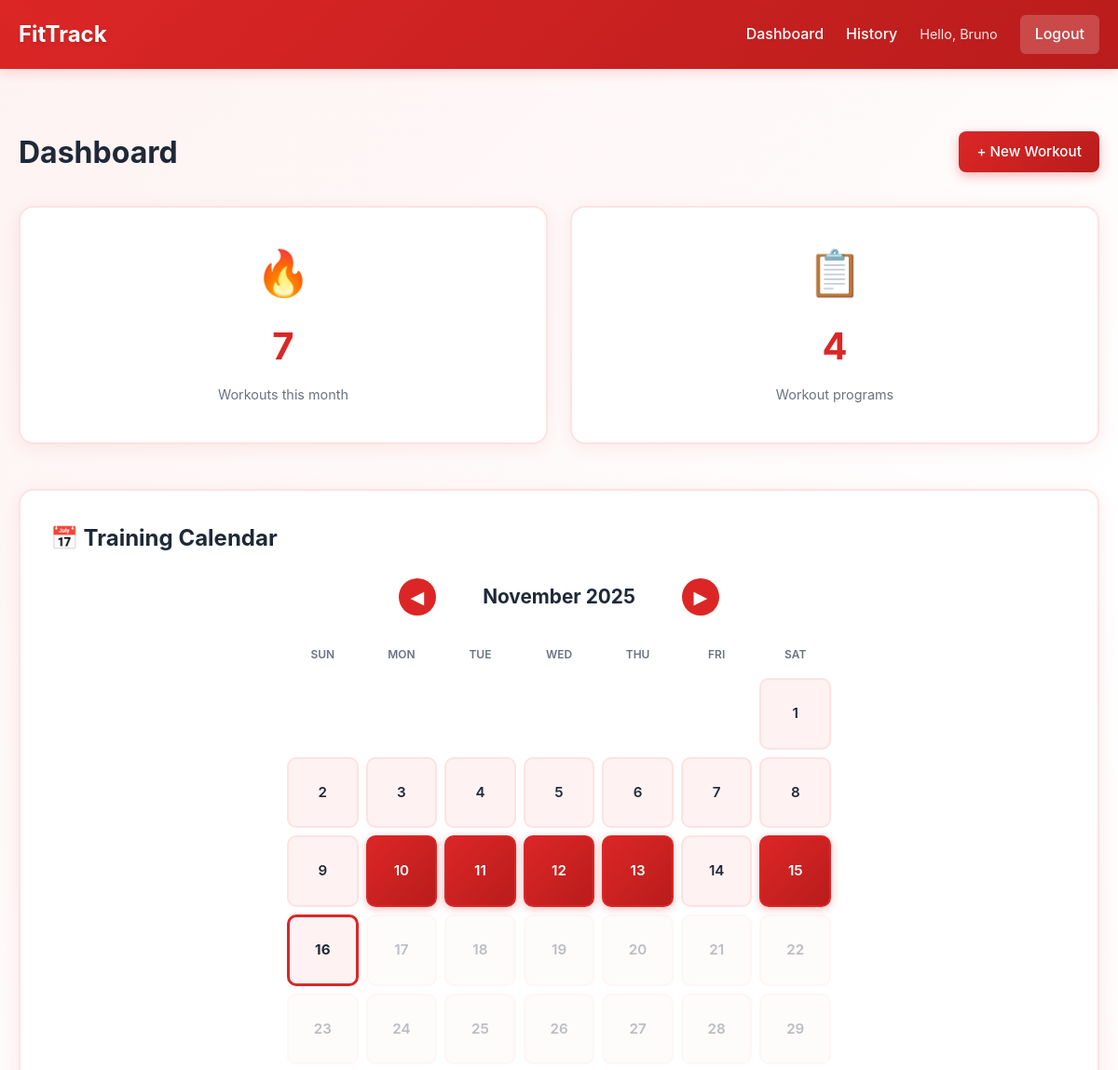
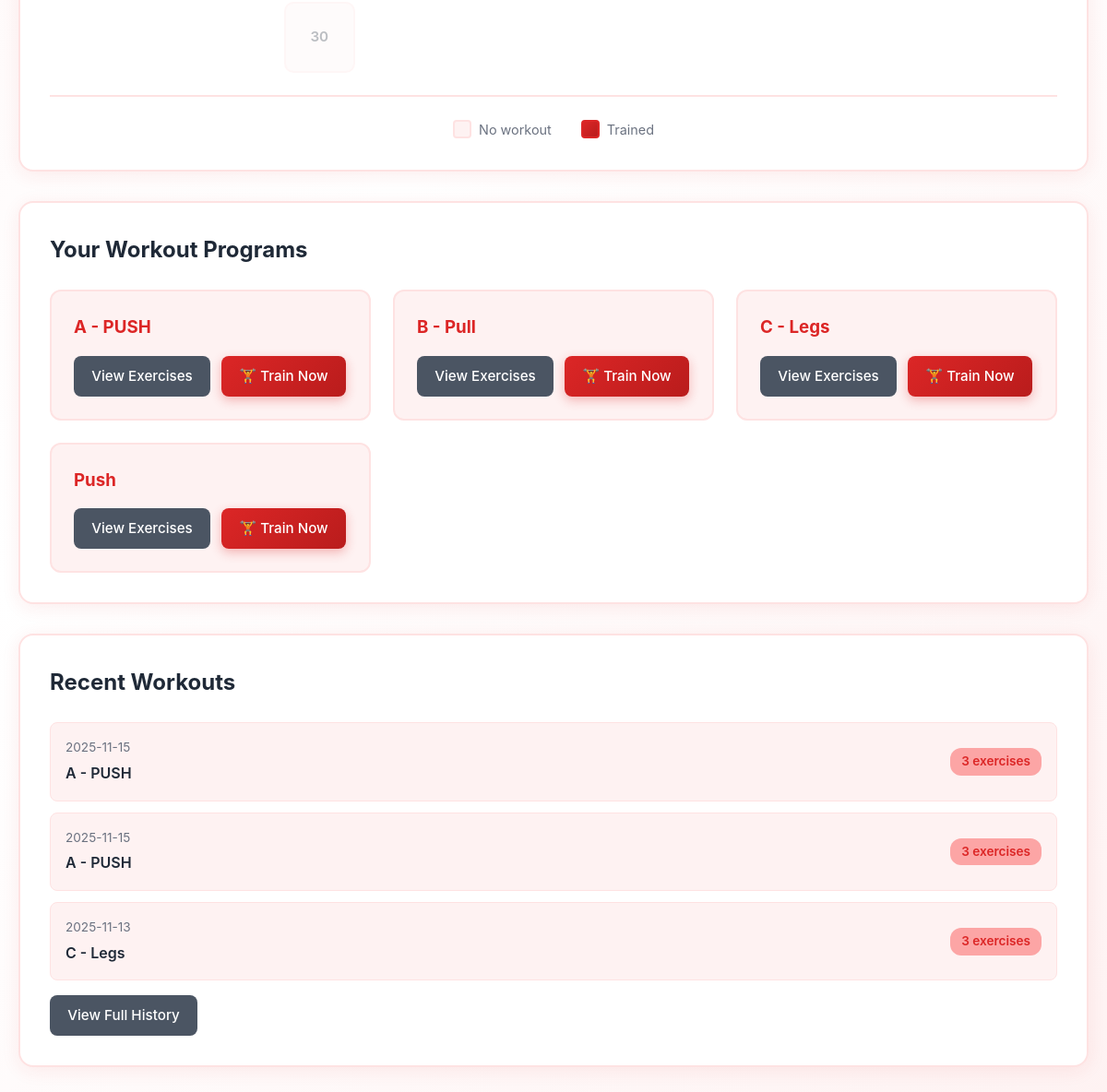
The app's page /dashboard (signed in) with its own data (2 pictures, top to bottom).
### tables this page shows
CREATE TABLE workouts (
        id INTEGER PRIMARY KEY AUTOINCREMENT,
        user_id INTEGER NOT NULL,
        name TEXT NOT NULL,
        FOREIGN KEY (user_id) REFERENCES users (id)
    );

CREATE TABLE training_days (
        id INTEGER PRIMARY KEY AUTOINCREMENT,
        user_id INTEGER NOT NULL,
        date TEXT NOT NULL,
        workout_id INTEGER,
        completed INTEGER DEFAULT 1,
        FOREIGN KEY (user_id) REFERENCES users (id),
        FOREIGN KEY (workout_id) REFERENCES workouts (id)
    );

### app.py (the view)
@app.route('/dashboard')
def dashboard():
    if 'user_id' not in session:
        return redirect(url_for('login'))
    conn = get_db()
    user_id = session['user_id']
    workouts = conn.execute('SELECT * FROM workouts WHERE user_id = ?', (user_id,)).fetchall()
    current_month = datetime.now().strftime('%Y-%m')
    training_count = conn.execute(
        'SELECT COUNT(*) as count FROM training_days WHERE user_id = ? AND date LIKE ?',
        (user_id, f'{current_month}%')
    ).fetchone()['count']
    from datetime import timedelta
    six_months_ago = (datetime.now() - timedelta(days=180)).strftime('%Y-%m-%d')
    training_dates = conn.execute('''
        SELECT DISTINCT date
        FROM training_days td
        WHERE td.user_id = ? AND td.date >= ?
        ORDER BY td.date DESC
    ''', (user_id, six_months_ago)).fetchall()
    training_days_list = [td['date'] for td in training_dates]
    recent_trainings = conn.execute('''
        SELECT td.date, w.name as workout_name, td.workout_id
        FROM training_days td
        JOIN workouts w ON td.workout_id = w.id
        WHERE td.user_id = ?
        ORDER BY td.date DESC
        LIMIT 3
    ''', (user_id,)).fetchall()
    recent_with_details = []
    for training in recent_trainings:
        exercise_count = conn.execute('''
            SELECT COUNT(DISTINCT r.exercise_id) as count
            FROM records r
            JOIN exercises e ON r.exercise_id = e.id
            WHERE e.workout_id = ? AND r.date = ?
        ''', (training['workout_id'], training['date'])).fetchone()['count']
        recent_with_details.append({
            'date': training['date'],
            'workout_name': training['workout_name'],
            'exercise_count': exercise_count
        })
    conn.close()
    return render_template('dashboard.html',
                         workouts=workouts,
                         training_count=training_count,
                         recent_trainings=recent_with_details,
                         training_days=training_days_list)

### app.py (called while the page is built)
def get_db():
    conn = sqlite3.connect(DATABASE)
    conn.row_factory = sqlite3.Row
    return conn

### templates/dashboard.html (shortened to what this page needs)
{% extends "base.html" %}
{% block content %}
<div class="dashboard">
    <div class="dashboard-header">
        <h1>Dashboard</h1>
        <a href="{{ url_for('new_workout') }}" class="btn btn-primary">+ New Workout</a>
    </div>
    <div class="stats-grid">
        <div class="stat-card">
            <div class="stat-icon">🔥</div>
            <div class="stat-value">{{ training_count }}</div>
            <div class="stat-label">Workouts this month</div>
        </div>
        <div class="stat-card">
            <div class="stat-icon">📋</div>
            <div class="stat-value">{{ workouts|length }}</div>
            <div class="stat-label">Workout programs</div>
        </div>
    </div>
    <div class="section">
        <h2>📅 Training Calendar</h2>
        <div class="calendar-controls">
            <button class="calendar-nav-btn" id="prevMonth">◀</button>
            <span class="calendar-current-month" id="currentMonthLabel"></span>
            <button class="calendar-nav-btn" id="nextMonth">▶</button>
        </div>
        <div id="calendar-container"></div>
        <div class="calendar-legend">
            <span class="legend-item"><span class="legend-box no-workout"></span> No workout</span>
            <span class="legend-item"><span class="legend-box has-workout"></span> Trained</span>
        </div>
    </div>
    <div class="section">
        <h2>Your Workout Programs</h2>
        {% if workouts %}
        <div class="workout-grid">
            {% for workout in workouts %}
            <div class="workout-card">
                <h3>{{ workout.name }}</h3>
                <div class="workout-actions">
                    <a href="{{ url_for('workout_detail', workout_id=workout.id) }}" class="btn btn-secondary">
                        View Exercises
                    </a>
                    <a href="{{ url_for('train_workout', workout_id=workout.id) }}" class="btn btn-success">
                        🏋️ Train Now
                    </a>
                </div>
            </div>
            {% endfor %}
        </div>
        {% else %}
        <div class="empty-state">
            <p>You haven't created any workout programs yet.</p>
            <a href="{{ url_for('new_workout') }}" class="btn btn-primary">Create First Program</a>
        </div>
        {% endif %}
    </div>
    {% if recent_trainings %}
    <div class="section">
        <h2>Recent Workouts</h2>
        <div class="training-list">
            {% for training in recent_trainings %}
            <div class="training-item">
                <div class="training-details">
                    <span class="training-date">{{ training.date }}</span>
                    <span class="training-name">{{ training.workout_name }}</span>
                </div>
                <span class="training-count">{{ training.exercise_count }} exercises</span>
            </div>
            {% endfor %}
        </div>
        <a href="{{ url_for('history') }}" class="btn btn-secondary" style="margin-top: 1rem;">View Full History</a>
    </div>
    {% endif %}
</div>
{% endblock %}

### templates/base.html (shortened to what this page needs)
<!DOCTYPE html>
<html lang="en">
<head>
    <link rel="stylesheet" href="{{ url_for('static', filename='style.css') }}">
</head>
<body>
    {% if session.user_id %}
    <nav class="navbar">
        <div class="container">
            <div class="nav-brand"> FitTrack</div>
            <div class="nav-menu">
                <a href="{{ url_for('dashboard') }}">Dashboard</a>
                <a href="{{ url_for('history') }}">History</a>
                <span class="user-info">Hello, {{ session.user_name }}</span>
                <a href="{{ url_for('logout') }}" class="btn-logout">Logout</a>
            </div>
        </div>
    </nav>
    {% endif %}
    <main class="container">
        {% block content %}{% endblock %}
    </main>
</body>
</html>

### records on screen
workouts: name "A - PUSH"
workouts: name "B - Pull"
workouts: name "C - Legs"
workouts: name "Push"
training_days: date "2025-11-15", workout_name "A - PUSH", exercise_count "3"
training_days: date "2025-11-15", workout_name "A - PUSH", exercise_count "3"
training_days: date "2025-11-13", workout_name "C - Legs", exercise_count "3"

### other values on screen
{{ session.user_name }} "Bruno"
{{ training_count }} "7"
{{ workouts|length }} "4"
